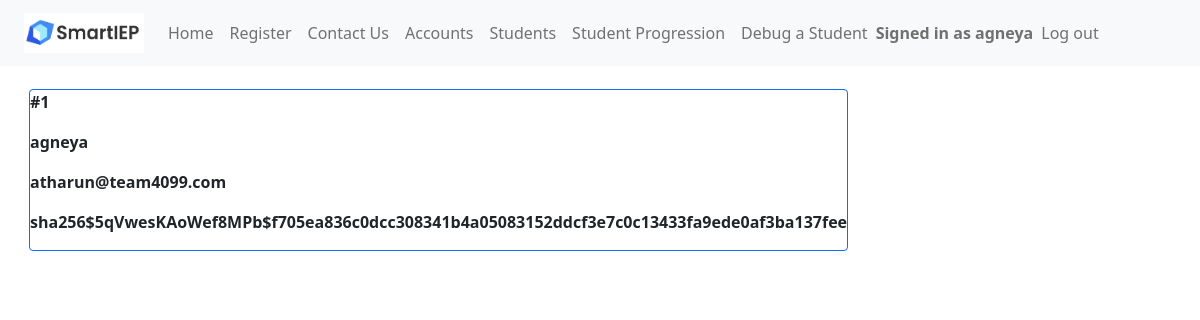
The page /accounts (signed in) on the database its author committed.
### app.py (models this page shows, shortened)
class Accounts(UserMixin, db.Model):
	__tablename__ = 'accounts'
	account_id = db.Column(db.Integer, primary_key=True)
	callname = db.Column(db.String(200),nullable=False)
	username = db.Column(db.String(200),nullable=False)
	password = db.Column(db.String(200),nullable=False)

### app.py (the view)
@main.route("/accounts")
@login_required
def accounts():
	accounts = Accounts.query.all()
	return render_template('accounts.html',accounts=accounts)

### app.py (called while the page is built)
@login_manager.user_loader
def load_user(account_id):
    return Accounts.query.get(int(account_id))

@app.context_processor
def utility_processor():
	def parse_tasks(newData):
		if (newData != ""):
			goalArrays = []
			for i in range(MAX_GOALS):
				goalArrays.append([])
			parts = newData[:-1].split(";")
			counter = 0
			for part in parts:
				if part[1] == "[":
					part = re.sub("\[.*?\]","[]",part)
					part = part.replace("[","").replace("]","")
					goalArrays[counter].append(part)
					counter = counter + 1
			for part in parts:
				if part[1] == "(":
					goalKey = int(part[part.find("(")+1:part.find(")")])
					part = re.sub("\(.*?\)","()",part)
					part = part.replace("(","").replace(")","")
					goalArrays[goalKey].append(part)
			return goalArrays
		else:
			return []
	return dict(parse_tasks=parse_tasks)

@app.context_processor
def add_imports():
    return dict(json=json)

### templates/accounts.html (shortened to what this page needs)
<!DOCTYPE html>
<html lang="en">
    <head>
        <link href="https://cdn.jsdelivr.net/npm/bootstrap@5.0.2/dist/css/bootstrap.min.css" rel="stylesheet">
    </head>
    <header>
      {% include 'nav.html' %}
    </header>
    <body>
        <div class="content">
            {% for account in accounts %}
                <div class="m-4 border border-primary rounded">
                    <p><b>#{{ account.account_id }}</b></p>
                    <p><b>{{ account.callname }}</b></p>
                    <p><b>{{ account.username }}</b></p>
                    <p><b>{{ account.password }}</b></p>
                </div>
            {% endfor %}
        </div>
    </body>
</html>

### templates/nav.html (shortened to what this page needs)
<nav class="px-4 navbar fixed-top navbar-expand-lg navbar-light bg-light">
    <a class="navbar-brand" href="/"><img src="static\smartieplogo.png" width="120" height="40"></a>
    <div>
      <ul class="navbar-nav mr-auto">
        <li class="nav-item active">
          <a class="nav-link" href="/signin">Home</a>
        </li>
        <li class="nav-item">
          <a class="nav-link" href="/register">Register</a>
        </li>
        <li class="nav-item">
          <a class="nav-link" href="/contactus">Contact Us</a>
        </li>
        {% if current_user.is_authenticated %}
        <li class="nav-item">
          <a class="nav-link" href="/accounts">Accounts</a>
        </li>
        <li class="nav-item">
          <a class="nav-link" href="/students">Students</a>
        </li>
        <li class="nav-item">
          <a class="nav-link" href="/logs">Student Progression</a>
        </li>
        <li class="nav-item">
          <a class="nav-link" href="/terminatestudent">Debug a Student</a>
        </li>
        <span class="navbar-text navbar-right">
          <b>Signed in as {{ current_user.callname }}</b>
        </span>
        <li class="nav-item">
          <a class="nav-link" href="/logout">Log out</a>
        </li>
      </ul>
        {% endif %}
    </div>
  </nav>

### templates/accounts.html (style rules this page uses)
.content { margin: 5px; width: 100%; display: flex; flex-direction: row; flex-wrap: wrap; }
body { padding-top: 60px; }

### rows shown on the page
Accounts: callname "agneya", account_id "1", username "atharun@team4099.com", password "sha256$5qVwesKAoWef8MPb$f705ea836c0dcc308341b4a05083152ddcf3e7c0c13433fa9ede0af3ba137fee"
